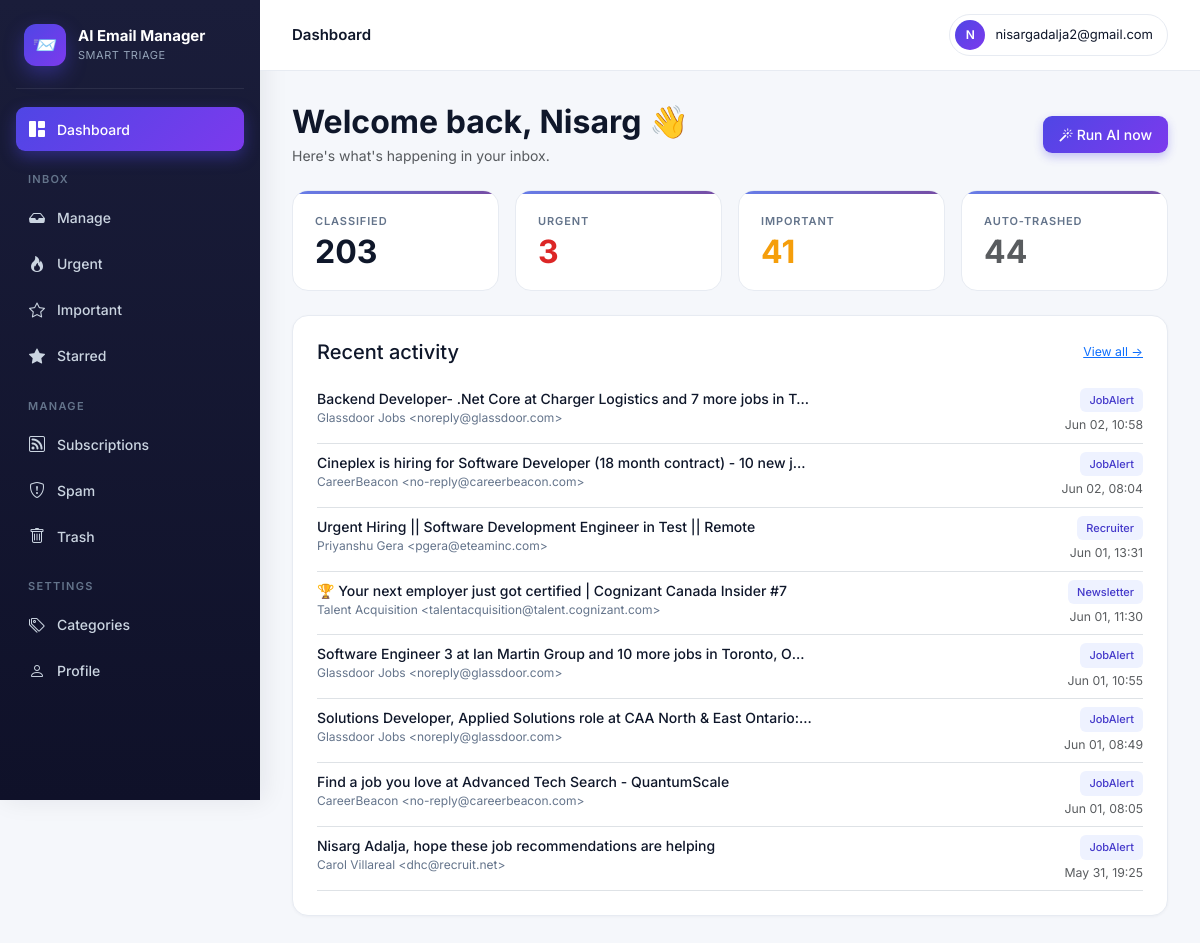
Page /accounts/dashboard/ (signed in) on the committed database.
### accounts/models.py (models this page shows, shortened)
class ClassifiedEmail(models.Model):
    user            = models.ForeignKey(User, on_delete=models.CASCADE, related_name="classified_emails")
    gmail_id        = models.CharField(max_length=64)
    thread_id       = models.CharField(max_length=64, blank=True)
    subject         = models.CharField(max_length=500, blank=True)
    sender          = models.CharField(max_length=300, blank=True)
    sender_email    = models.CharField(max_length=200, blank=True)
    snippet         = models.TextField(blank=True)
    received_at     = models.DateTimeField(null=True, blank=True)
    category        = models.ForeignKey(EmailCategory, on_delete=models.SET_NULL, null=True, blank=True)
    custom_category = models.ForeignKey(UserCustomCategory, on_delete=models.SET_NULL, null=True, blank=True)
    importance      = models.IntegerField(default=3)
    is_urgent       = models.BooleanField(default=False)
    is_event        = models.BooleanField(default=False)
    event_when      = models.CharField(max_length=120, blank=True)
    reason          = models.TextField(blank=True)
    action_taken    = models.CharField(max_length=16, default="kept")
    unsubscribe_url = models.URLField(max_length=1000, blank=True)
    classified_at   = models.DateTimeField(auto_now_add=True)
    class Meta:
        unique_together = [("user", "gmail_id")]
        indexes = [models.Index(fields=["user", "-received_at"])]

class EmailCategory(models.Model):
    slug         = models.SlugField(max_length=64, unique=True)
    name         = models.CharField(max_length=120)
    short_label  = models.CharField(max_length=32)
    group        = models.CharField(max_length=64)
    description  = models.TextField(blank=True)
    default_tier = models.CharField(max_length=16, choices=TIER_CHOICES, default="normal")

### accounts/views.py (the view)
# urls.py: path("dashboard/",        views.dashboard,       name="dashboard"),
@login_required
def dashboard(request):
    profile = _ensure_profile(request)
    if not profile.onboarded:
        return redirect("onboarding_step1")
    if not hasattr(request.user, "google_account"):
        return redirect("google_start")
    stats = {
        "total":     ClassifiedEmail.objects.filter(user=request.user).count(),
        "important": ClassifiedEmail.objects.filter(user=request.user, importance__gte=4).count(),
        "urgent":    ClassifiedEmail.objects.filter(user=request.user, is_urgent=True).count(),
        "trashed":   ClassifiedEmail.objects.filter(user=request.user, action_taken="trashed").count(),
    }
    recent = (ClassifiedEmail.objects.filter(user=request.user)
              .select_related("category").order_by("-received_at")[:8])
    return render(request, "dashboard.html", {
        "google_acc": request.user.google_account, "profile": profile,
        "stats": stats, "recent": recent,
    })

### accounts/views.py (called while the page is built)
def _ensure_profile(request):
    profile, _ = UserProfile.objects.get_or_create(
        user=request.user, defaults={"full_name": request.user.get_full_name()},
    )
    return profile

### templates/dashboard.html
{% extends "base.html" %}{% block title %}Dashboard{% endblock %}
{% block topbar_title %}Dashboard{% endblock %}
{% block body %}
<div class="d-flex justify-content-between align-items-center mb-4">
  <div>
    <h2 class="mb-1 fw-bold">Welcome back{% if user.first_name %}, {{ user.first_name }}{% endif %} 👋</h2>
    <p class="text-muted mb-0">Here's what's happening in your inbox.</p>
  </div>
  <a href="{% url 'manage_emails' %}" class="btn btn-primary"><i class="bi bi-magic"></i> Run AI now</a>
</div>
<div class="row g-3 mb-4">
  <div class="col-md-3"><div class="stat-card"><div class="stat-label">Classified</div><div class="stat-value">{{ stats.total }}</div></div></div>
  <div class="col-md-3"><div class="stat-card"><div class="stat-label">Urgent</div><div class="stat-value" style="color:var(--critical)">{{ stats.urgent }}</div></div></div>
  <div class="col-md-3"><div class="stat-card"><div class="stat-label">Important</div><div class="stat-value" style="color:var(--important)">{{ stats.important }}</div></div></div>
  <div class="col-md-3"><div class="stat-card"><div class="stat-label">Auto-trashed</div><div class="stat-value text-muted">{{ stats.trashed }}</div></div></div>
</div>
<div class="card-modern">
  <div class="d-flex justify-content-between align-items-center mb-3">
    <h5 class="mb-0">Recent activity</h5>
    <a href="{% url 'manage_emails' %}" class="small">View all →</a>
  </div>
  {% for e in recent %}
    <a href="{% url 'email_detail' e.gmail_id %}" class="d-flex justify-content-between py-2 border-bottom text-decoration-none text-body">
      <div class="text-truncate" style="max-width:60%">
        <div class="subject text-truncate">{{ e.subject }}</div>
        <div class="sender text-truncate">{{ e.sender }}</div>
      </div>
      <div class="text-end">
        {% if e.category %}<span class="badge-cat">{{ e.category.short_label }}</span>{% endif %}
        <div class="small text-muted mt-1">{{ e.received_at|date:"M d, H:i" }}</div>
      </div>
    </a>
  {% empty %}
    <p class="text-muted text-center py-4 mb-0">No emails classified yet. <a href="{% url 'manage_emails' %}">Run AI →</a></p>
  {% endfor %}
</div>
{% endblock %}

### templates/base.html (shortened to what this page needs)
{% load static %}
<!doctype html>
<html lang="en">
<head>
<link href="https://cdn.jsdelivr.net/npm/bootstrap@5.3.3/dist/css/bootstrap.min.css" rel="stylesheet">
<link href="https://cdn.jsdelivr.net/npm/bootstrap-icons@1.11.3/font/bootstrap-icons.css" rel="stylesheet">
</head>
<body>
<div class="app-shell">
  <aside class="sidebar">
    <div class="brand">
      <div class="brand-logo">📨</div>
      <div>
        <div class="brand-name">AI Email Manager</div>
        <div class="brand-sub">Smart triage</div>
      </div>
    </div>
    <nav>
      <a class="side-link {% if request.resolver_match.url_name == 'dashboard' %}active{% endif %}" href="{% url 'dashboard' %}"><i class="bi bi-grid-1x2-fill"></i> Dashboard</a>
      <div class="side-section">Inbox</div>
      <a class="side-link {% if request.resolver_match.url_name == 'manage_emails' %}active{% endif %}" href="{% url 'manage_emails' %}"><i class="bi bi-inbox-fill"></i> Manage</a>
      <a class="side-link {% if request.resolver_match.url_name == 'urgent' %}active{% endif %}" href="{% url 'urgent' %}"><i class="bi bi-fire"></i> Urgent</a>
      <a class="side-link {% if request.resolver_match.url_name == 'important' %}active{% endif %}" href="{% url 'important' %}"><i class="bi bi-star"></i> Important</a>
      <a class="side-link {% if request.resolver_match.url_name == 'starred' %}active{% endif %}" href="{% url 'starred' %}"><i class="bi bi-star-fill"></i> Starred</a>
      <div class="side-section">Manage</div>
      <a class="side-link {% if request.resolver_match.url_name == 'subscriptions' %}active{% endif %}" href="{% url 'subscriptions' %}"><i class="bi bi-rss"></i> Subscriptions</a>
      <a class="side-link {% if request.resolver_match.url_name == 'spam' %}active{% endif %}" href="{% url 'spam' %}"><i class="bi bi-shield-exclamation"></i> Spam</a>
      <a class="side-link {% if request.resolver_match.url_name == 'trash' %}active{% endif %}" href="{% url 'trash' %}"><i class="bi bi-trash"></i> Trash</a>
      <div class="side-section">Settings</div>
      <a class="side-link {% if request.resolver_match.url_name == 'categories' %}active{% endif %}" href="{% url 'categories' %}"><i class="bi bi-tags"></i> Categories</a>
      <a class="side-link {% if request.resolver_match.url_name == 'profile' %}active{% endif %}" href="{% url 'profile' %}"><i class="bi bi-person"></i> Profile</a>
    </nav>
  </aside>
  <div class="main-wrap">
    <header class="topbar">
      <div class="topbar-title">{% block topbar_title %}{% endblock %}</div>
      <div class="dropdown">
        <button class="user-chip dropdown-toggle" data-bs-toggle="dropdown" aria-expanded="false">
          <span class="user-avatar">{{ user.email|slice:":1"|upper }}</span>
          <span class="d-none d-md-inline">{{ user.email }}</span>
        </button>
      </div>
    </header>
    <main class="main">
      {% block body %}{% endblock %}
    </main>
  </div>
</div>
</body>
</html>

### templates/base.html (style rules this page uses)
:root { --bg:#f5f7fb; --surface:#fff; --border:#e7ebf2; --text:#0f172a; --muted:#64748b; --primary:#4f46e5; --primary-2:#4338ca; --primary-light:#eef2ff; --critical:#dc2626; --important:#f59e0b; --normal:#3b82f6; --low:#94a3b8; --ignore:#475569; --gradient:linear-gradient(135deg,#667eea 0%,#764ba2 100%); --gradient-2:linear-gradient(135deg,#4f46e5 0%,#7c3aed 100%); }
* { box-sizing:border-box }
html,body { margin:0;padding:0 }
body { font-family:'Inter',-apple-system,BlinkMacSystemFont,'Segoe UI',sans-serif;background:var(--bg);color:var(--text);font-size:14px;line-height:1.5;-webkit-font-smoothing:antialiased }
.app-shell { display:flex;min-height:100vh }
.sidebar { width:260px;background:linear-gradient(180deg,#1a1d3a 0%,#0f1129 100%);color:#cbd5e1;padding:24px 16px;flex-shrink:0;position:sticky;top:0;height:100vh;overflow-y:auto;box-shadow:4px 0 24px rgba(15,23,42,.08) }
.brand { display:flex;align-items:center;gap:12px;padding:0 8px 22px;border-bottom:1px solid rgba(255,255,255,.08);margin-bottom:18px }
.brand-logo { width:42px;height:42px;background:var(--gradient-2);border-radius:12px;display:grid;place-items:center;font-size:20px;box-shadow:0 8px 20px rgba(79,70,229,.4) }
.brand-name { color:#fff;font-weight:700;font-size:15px;line-height:1.2 }
.brand-sub { color:#94a3b8;font-size:11px;letter-spacing:.05em;text-transform:uppercase;margin-top:2px }
.side-section { color:#64748b;font-size:11px;letter-spacing:.12em;text-transform:uppercase;padding:18px 12px 8px;font-weight:600 }
.side-link { display:flex;align-items:center;gap:11px;color:#cbd5e1;text-decoration:none;padding:10px 12px;border-radius:9px;font-size:14px;font-weight:500;transition:all .15s;margin-bottom:2px }
.side-link i { font-size:16px;width:18px;text-align:center }
.side-link.active { background:var(--gradient-2);color:#fff;box-shadow:0 6px 16px rgba(79,70,229,.4) }
.main-wrap { flex:1;min-width:0;background:var(--bg) }
.topbar { display:flex;align-items:center;justify-content:space-between;background:#fff;border-bottom:1px solid var(--border);padding:14px 32px;position:sticky;top:0;z-index:50;backdrop-filter:blur(10px) }
.topbar-title { font-weight:600;font-size:15px;color:var(--text) }
.user-chip { display:flex;align-items:center;gap:10px;background:#fff;border:1px solid var(--border);padding:5px 14px 5px 5px;border-radius:30px;cursor:pointer;font-size:13px;color:var(--text);transition:all .15s }
.user-chip::after { display:none }
.user-avatar { width:30px;height:30px;border-radius:50%;background:var(--gradient-2);color:#fff;font-weight:600;display:grid;place-items:center;font-size:12px }
.main { padding:32px;max-width:1400px }
.card-modern { background:#fff;border:1px solid var(--border);border-radius:16px;padding:24px;box-shadow:0 1px 3px rgba(15,23,42,.04) }
.stat-card { padding:22px;border-radius:16px;background:#fff;border:1px solid var(--border);position:relative;overflow:hidden }
.stat-card::before { content:'';position:absolute;top:0;left:0;right:0;height:3px;background:var(--gradient) }
.stat-label { font-size:11px;color:var(--muted);text-transform:uppercase;letter-spacing:.08em;font-weight:600 }
.stat-value { font-size:32px;font-weight:700;margin-top:6px;line-height:1 }
.btn { font-weight:500;border-radius:9px;padding:8px 16px;font-size:14px;transition:all .15s }
.btn-primary { background:var(--gradient-2);border:none;color:#fff;box-shadow:0 4px 10px rgba(79,70,229,.3) }
.subject { font-weight:500;color:var(--text) }
.sender { color:var(--muted);font-size:12px;margin-bottom:3px }
.badge-cat { background:#eef2ff;color:#4338ca;font-weight:500;font-size:11px;padding:4px 9px;border-radius:6px;display:inline-block }

### rows in the picture
ClassifiedEmail: subject "Backend Developer- .Net Core at Charger Logistics and 7 more jobs in T…", sender "Glassdoor Jobs <noreply@glassdoor.com>", category.short_label "JobAlert", received_at "Jun 02, 10:58"
ClassifiedEmail: subject "Cineplex is hiring for Software Developer (18 month contract) - 10 new j…", sender "CareerBeacon <no-reply@careerbeacon.com>", category.short_label "JobAlert", received_at "Jun 02, 08:04"
ClassifiedEmail: subject "Urgent Hiring || Software Development Engineer in Test || Remote", sender "Priyanshu Gera <pgera@eteaminc.com>", category.short_label "Recruiter", received_at "Jun 01, 13:31"
ClassifiedEmail: subject "🏆 Your next employer just got certified | Cognizant Canada Insider #7", sender "Talent Acquisition <talentacquisition@talent.cognizant.com>", category.short_label "Newsletter", received_at "Jun 01, 11:30"
ClassifiedEmail: subject "Software Engineer 3 at Ian Martin Group and 10 more jobs in Toronto, O…", sender "Glassdoor Jobs <noreply@glassdoor.com>", category.short_label "JobAlert", received_at "Jun 01, 10:55"
ClassifiedEmail: subject "Solutions Developer, Applied Solutions role at CAA North & East Ontario:…", sender "Glassdoor Jobs <noreply@glassdoor.com>", category.short_label "JobAlert", received_at "Jun 01, 08:49"
ClassifiedEmail: subject "Find a job you love at Advanced Tech Search - QuantumScale", sender "CareerBeacon <no-reply@careerbeacon.com>", category.short_label "JobAlert", received_at "Jun 01, 08:05"
ClassifiedEmail: subject "Nisarg Adalja, hope these job recommendations are helping", sender "Carol Villareal <dhc@recruit.net>", category.short_label "JobAlert", received_at "May 31, 19:25"

### other values in the picture
{{ user.email|slice:":1"|upper }} "N"
{{ user.email }} "nisargadalja2@gmail.com"
{{ user.first_name }} "Nisarg"
{{ stats.total }} "203"
{{ stats.urgent }} "3"
{{ stats.important }} "41"
{{ stats.trashed }} "44"
